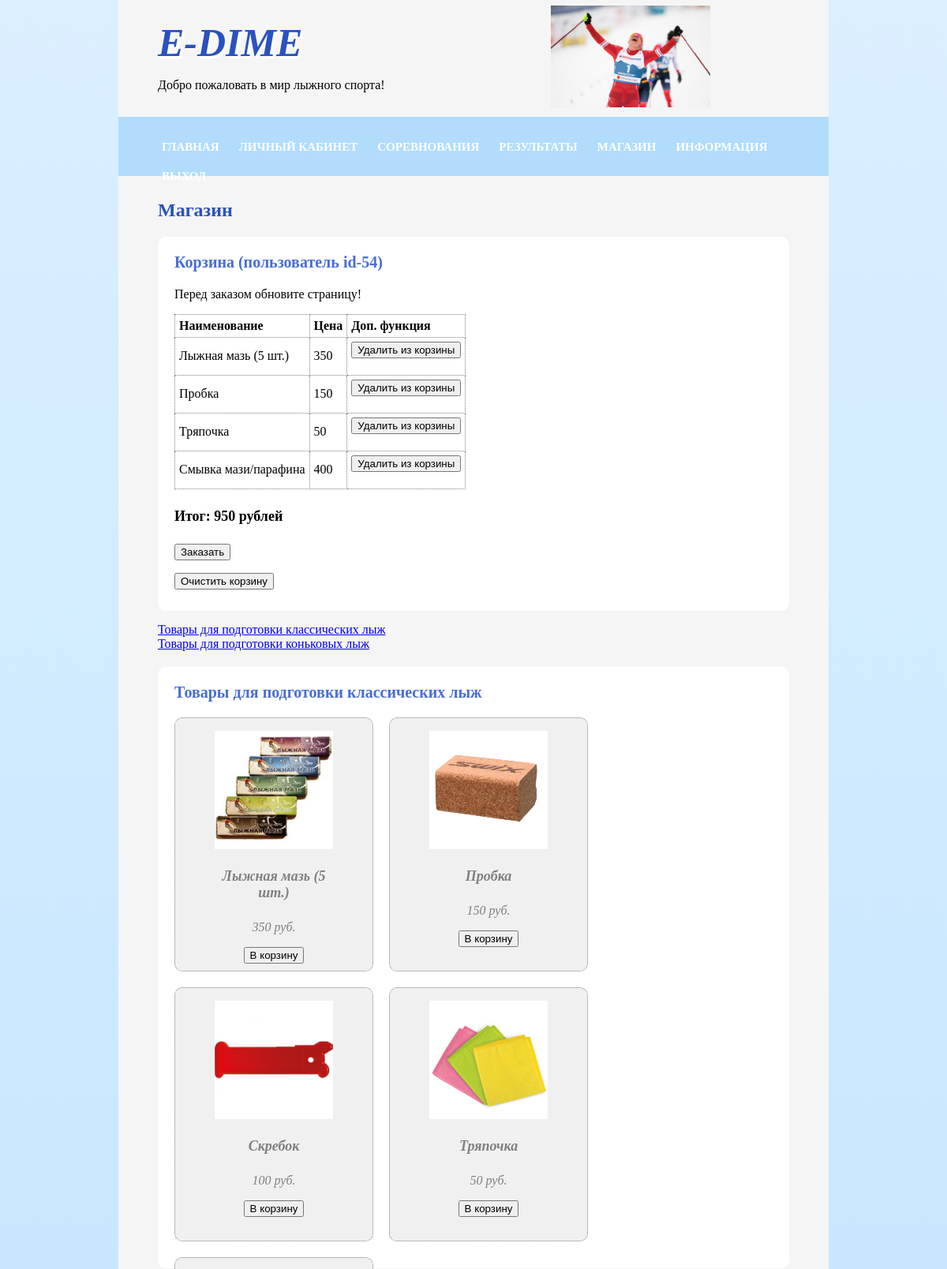
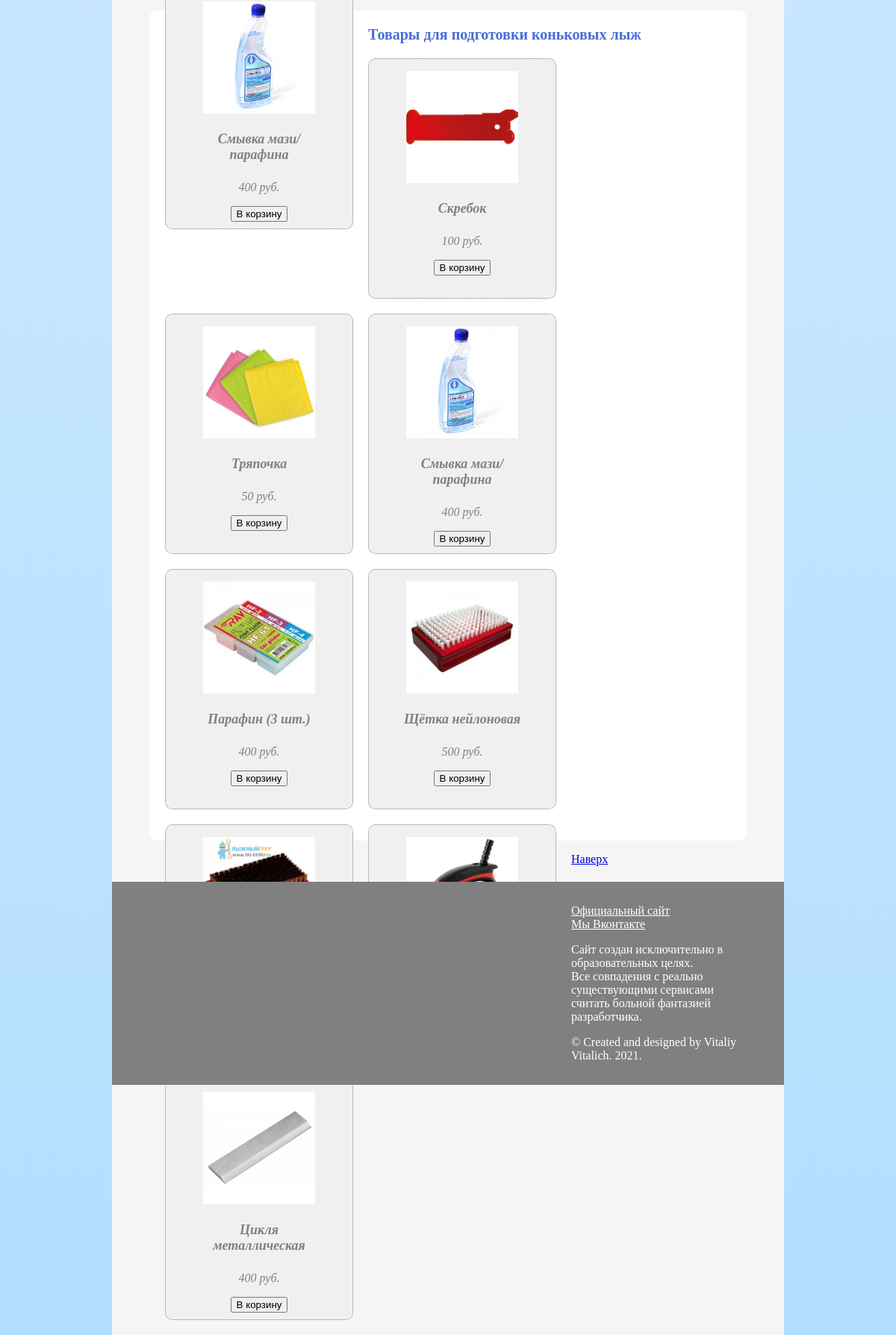
/e-dime.php?page=shop (signed in), run on the app's committed database (2 pictures, top to bottom).
### tables this page shows
CREATE TABLE `users` (
  `id` int(11) NOT NULL,
  `name` varchar(50) NOT NULL,
  `login` varchar(25) NOT NULL,
  `password` varchar(40) NOT NULL,
  `phone` varchar(25) NOT NULL,
  `birth` date NOT NULL,
  `place` varchar(25) NOT NULL,
  `qual_id` int(20) NOT NULL
);

CREATE TABLE `basket` (
  `id` int(11) NOT NULL,
  `shop_id` int(11) NOT NULL,
  `users_id` int(11) NOT NULL
);

CREATE TABLE `shop` (
  `id` int(11) NOT NULL,
  `name` varchar(25) NOT NULL,
  `cost` int(11) NOT NULL,
  `picture` varchar(25) NOT NULL,
  `skate` int(11) NOT NULL
);

### shop.php (the view, shortened to what this page needs)
<section>
<h2>Магазин</h2>
<div class='tour'>
	<h3>Корзина (пользователь id-<?php echo $u_id; ?>)</h3>
	<p>Перед заказом обновите страницу!</p>
	<table>
		<tr>
			<td><b>Наименование</b></td>
			<td><b>Цена</b></td>
			<td><b>Доп. функция</b></td>
		</tr>
	<?php
	$q7 = mysqli_query($db,"SELECT * FROM shop INNER JOIN basket ON basket.shop_id=shop.id WHERE basket.users_id='$u_id';");
	if (mysqli_num_rows($q7)==0){
		echo '<p>Корзина пуста</p><p>Выберите товары ниже</p>';
	} else {
		for ($i=0;$i<mysqli_num_rows($q7);$i++){
			$res = mysqli_fetch_assoc($q7);
			$id = $res['id'];
			?>
			<tr>
				<td><?php echo $res['name']; ?></td>
				<td><?php echo $res['cost']; ?></td>
				<td>
					<form method='post'>
					<?php
					echo '<input type="submit" value="Удалить из корзины" name="'.$id.'">';
					?>
					</form>
				</td>
			</tr>
			<?php
		}
	}
	?>
</table>
<?php
$q8 = mysqli_query($db,"SELECT SUM(cost) FROM shop INNER JOIN basket ON basket.shop_id=shop.id WHERE basket.users_id='$u_id';");
$arr=mysqli_fetch_assoc($q8);
$sum=$arr['SUM(cost)'];
echo '<h4>Итог: '.$sum.' рублей</h4>';
if(mysqli_num_rows($q7)>0){
?>
<form method='post'>
	<p><input name='pay' value='Заказать' type='submit'></p>
	<p><input name='bin' value='Очистить корзину' type='submit'></p>
</form>
<?php
}
	?>
</div>
<a href='#classic'>Товары для подготовки классических лыж</a><br>
<a href='#skate'>Товары для подготовки коньковых лыж</a>
<div class='tour' id='classic' style='height: 750px;margin-top:20px;'>
	<h3>Товары для подготовки классических лыж</h3>
	<?php
	$q7 = mysqli_query($db,"SELECT * FROM shop WHERE skate = '0' or skate = '2'");
	for($i=0;$i<mysqli_num_rows($q7);$i++){
		$res = mysqli_fetch_assoc($q7);
		$shop_id = $res['id'];
		$name_id=$shop_id;
		if($res['skate']==2){
			$name_id=$shop_id.'2-classic';
		}
		?>
		<div class='product'>
			<figure>
				<?php echo '<img class="paint" src="shop/'.$res['picture'].'">'; ?>
				<figcaption>
					<h4><?php echo $res['name']; ?></h4>
					<p><?php echo $res['cost']; ?> руб.</p>
					<form method='post' action=''>
					<?php echo '<p><input type="submit" name="'.$name_id.'" value="В корзину""></p>'; ?>
					</form>
				</figcaption>
			</figure>
		</div>
		<?php
	}
	?>
</div>
<div class='tour' id='skate' style='height: 1100px;'>
	<h3>Товары для подготовки коньковых лыж</h3>
	<?php
	$q7 = mysqli_query($db,"SELECT * FROM shop WHERE skate = '1' or skate = '2'");
	for($i=0;$i<mysqli_num_rows($q7);$i++){
		$res = mysqli_fetch_assoc($q7);
		$shop_id = $res['id'];
		$name_id=$shop_id;
		if($res['skate']==2){
			$name_id=$shop_id.'2-skate';
		}
		?>
		<div class='product'>
			<figure>
				<?php echo '<img class="paint" src="shop/'.$res['picture'].'">'; ?>
				<figcaption>
					<h4><?php echo $res['name']; ?></h4>
					<p><?php echo $res['cost']; ?> руб.</p>
					<form method='post' action=''>
					<?php echo '<p><input type="submit" name="'.$name_id.'" value="В корзину""></p>'; ?>
					</form>
				</figcaption>
			</figure>
		</div>
		<?php
	}
	?>
</div>
</section>

### e-dime.php (shortened to what this page needs)
<?php
    require 'db.php';
    $u_login = $_SESSION['login'];
    $u_id = mysqli_fetch_assoc(mysqli_query($db,"SELECT id FROM users WHERE login = '$u_login'"))['id'];
?>
<html>
<head>
	<link href='e-dime.css' rel='stylesheet'>
</head>
<body>
	<header id='v'>
		<h1>E-DIME</h1>
		<p>Добро пожаловать в мир лыжного спорта!</p>
		<img src='1.jpg'>
	</header>
	<nav>
		<ul>
			<li><a href='e-dime.php?page=index'>ГЛАВНАЯ</a></li>
			<li><a href='e-dime.php?page=lk'>ЛИЧНЫЙ КАБИНЕТ</a></li>
			<li><a href='e-dime.php?page=comp_user'>СОРЕВНОВАНИЯ</a></li>
			<li><a href='e-dime.php?page=result_user'>РЕЗУЛЬТАТЫ</a></li>
			<li><a href='e-dime.php?page=shop'>МАГАЗИН</a></li>
			<li><a href='e-dime.php?page=info'>ИНФОРМАЦИЯ</a></li>
			<li><a href='e-dime.php?page=exit'>ВЫХОД</a></li>
		</ul>
	</nav>
	<main>
		<?php
		$page = htmlspecialchars(addslashes($_GET['page'] ?? 'index'));
 		include($page.'.php');
		?>
		<p><a href='#v'>Наверх</a></p>
	</main>
	<footer>
		<a href='https://reg.o-time.ru'>Официальный сайт</a><br>
		<a href='https://vk.com/vit_or'>Мы Вконтакте</a>
		<p>Сайт создан исключительно в образовательных целях.<br>Все совпадения с реально существующими сервисами считать больной фантазией разработчика.</p>
		<p>&copy; Created and designed by Vitaliy Vitalich. 2021.</p>
	</footer>
</body>
</html>

### e-dime.css (style rules this page uses)
html { background: linear-gradient(#dbefff,#b3deff); }
h1 { margin: 15px 0; color:#2a52bf; font-size:50px; text-shadow:3px 3px 2px white, 0 0 1em white; font-style:italic; }
h2 { color:#2a52bf; }
h3 { font-size:20px; color:#476dd6; }
h4 { font-size:18px; }
body { margin: auto; width: 75%; background:#f5f5f5; }
header { padding: 10px 50px; margin-bottom: 5px; }
header img { position: absolute; right: 25%; top: 7px; width:202px; height: 129px; }
nav { background:#b1dcfc; height: 35px; padding: 20px 50px; margin-bottom: 5px; }
nav ul { padding:0; margin:0; }
nav ul li { font-weight:bold; font-size: 15px; list-style-type: none; float: left; margin: 10px 15px 10px 0; }
nav ul li a { padding:5px 5px; color: white; text-decoration: none; }
main { background:#f5f5f5; padding: 5px 50px; }
footer { display:block; background:grey; position: relative; padding: 30px 50px; color: white; }
footer a { color: white; text-decoration: underline; }
footer p:last-child { margin-bottom:0; }
figcaption { color: grey; font-style:italic; }
figure img { height:195px; width:315px; }
.tour { border:1px solid white; background:white; border-radius:10px; padding:0 20px 10px 20px; margin-bottom:15px; }
.product { float:left; border:1px dotted grey; background-color:#f0f0f0; height:320px; width:250px; border-radius:10px; margin:0 20px 20px 0; position:relative; text-align: center; padding:0; }
.paint { height:150px; width:150px; }
table { border:1px dotted grey; border-collapse:collapse; }
td { border:1px dotted grey; border-collapse:collapse; padding:5px; }

### data on the page
users: id "54"
basket: shop.name "Лыжная мазь (5 шт.)", shop.cost "350"
basket: shop.name "Пробка", shop.cost "150"
basket: shop.name "Тряпочка", shop.cost "50"
basket: shop.name "Смывка мази/парафина", shop.cost "400"
shop: picture (picture), name "Лыжная мазь (5 шт.)", cost "350"
shop: picture (picture), name "Пробка", cost "150"
shop: picture (picture), name "Скребок", cost "100"
shop: picture (picture), name "Тряпочка", cost "50"
shop: picture (picture), name "Смывка мази/парафина", cost "400"
shop: picture (picture), name "Парафин (3 шт.)", cost "400"
shop: picture (picture), name "Щётка нейлоновая", cost "500"
shop: picture (picture), name "Цикля металлическая", cost "400"

### other printed values
$sum "950"
